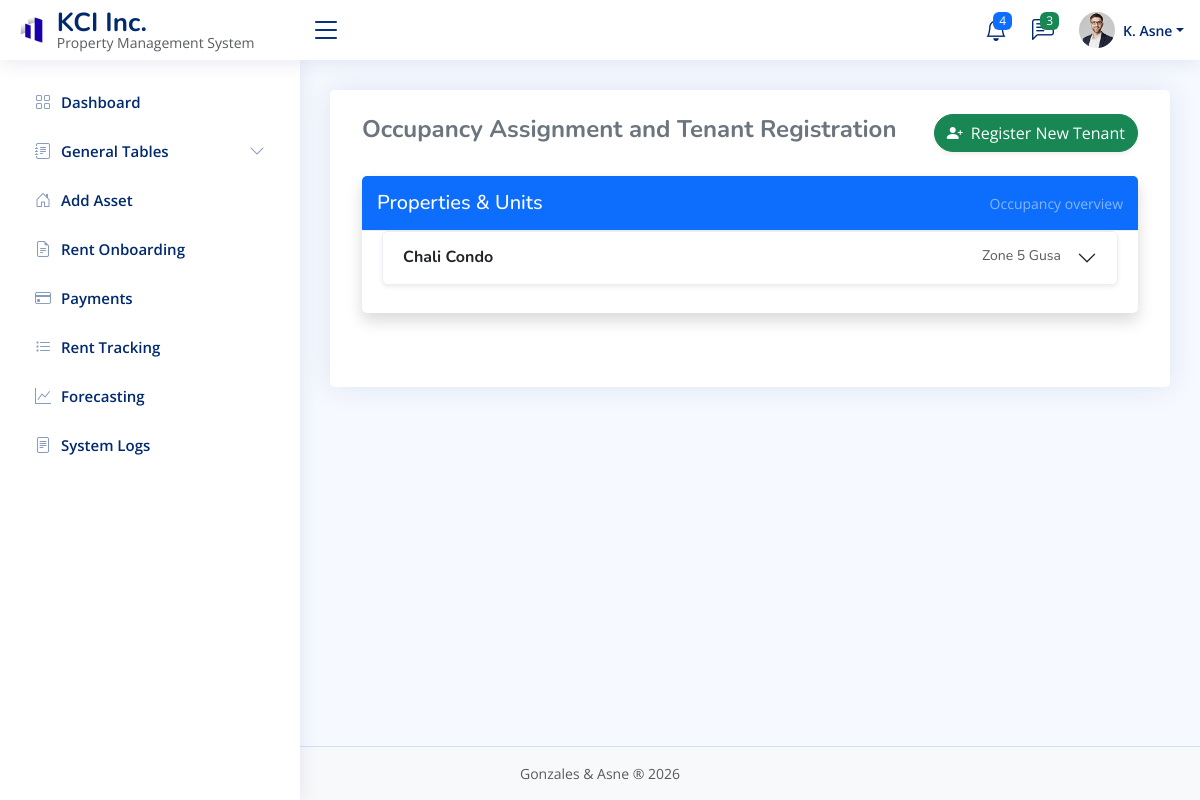
The app's page /admin.php?page=rent_onboarding, older data.
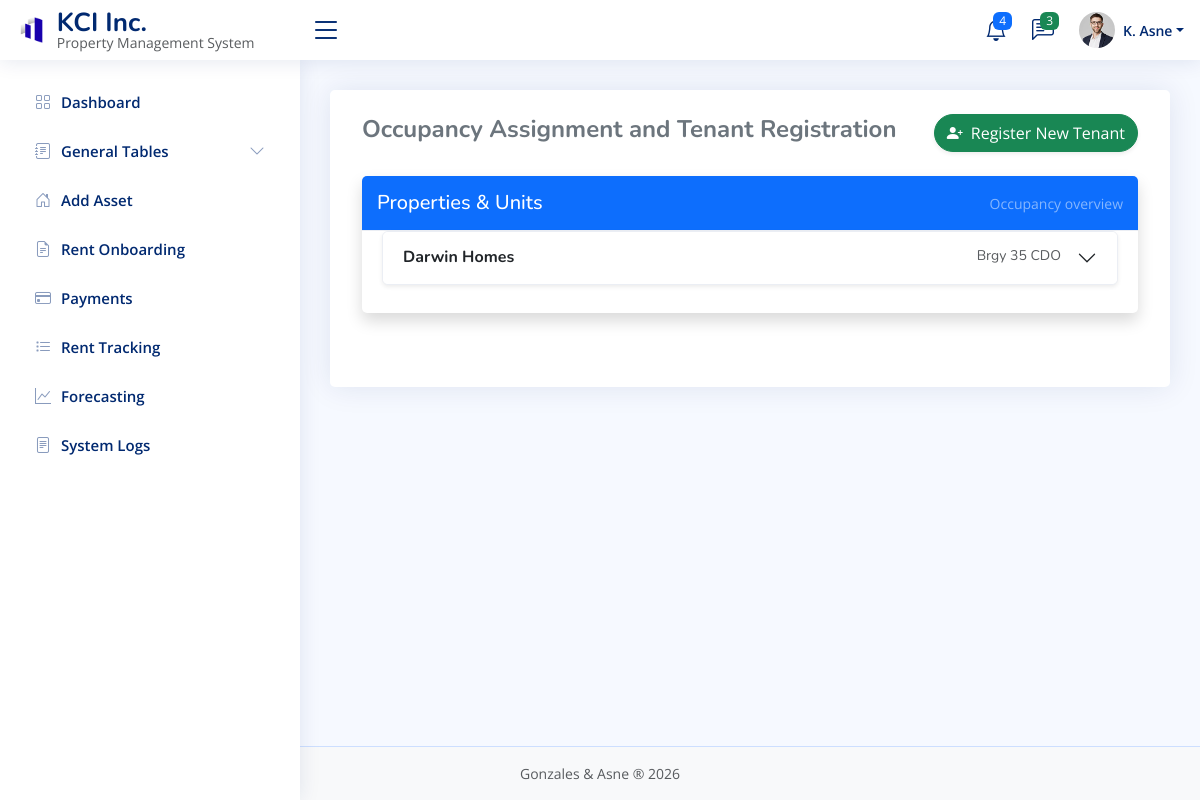
The same page, newer data.
### tables this page shows
CREATE TABLE `properties` (
  `property_id` int(11) NOT NULL,
  `user_id` int(11) NOT NULL,
  `property_name` varchar(100) DEFAULT NULL,
  `type` enum('Condominium','Boarding House','Rental Home') DEFAULT NULL,
  `address` varchar(255) DEFAULT NULL,
  `status` enum('available','unavailable','under maintenance','renovation') DEFAULT NULL,
  `created_at` timestamp NOT NULL DEFAULT current_timestamp(),
  `updated_at` timestamp NOT NULL DEFAULT current_timestamp() ON UPDATE current_timestamp()
);

### admin_modules/rent_onboarding.php (the view, shortened to what this page needs)
<?php
require_once "conn.php";
$properties = $conn->query("SELECT * FROM properties ORDER BY property_name ASC");
?>
<div class="container-fluid py-4">
    <div class="d-flex justify-content-between align-items-center mb-4">
        <h4 class="fw-bold text-secondary">Occupancy Assignment and Tenant Registration</h4>
        <button class="btn btn-success shadow-sm rounded-pill" data-bs-toggle="modal" data-bs-target="#regModal">
            <i class="bi bi-person-plus-fill me-1"></i> Register New Tenant
        </button>
    </div>
    <div class="card shadow">
        <div class="card-header bg-primary text-white d-flex justify-content-between align-items-center">
            <h5 class="mb-0">Properties & Units</h5>
            <small class="text-white-50">Occupancy overview</small>
        </div>
        <div class="card-body">
            <div class="accordion" id="propAccordion">
                <?php while ($p = $properties->fetch_assoc()): ?>
                    <div class="accordion-item mb-2 shadow-sm">
                        <h2 class="accordion-header">
                            <button class="accordion-button collapsed" type="button" data-bs-toggle="collapse"
                                data-bs-target="#collapse<?= $p['property_id'] ?>">
                                <div class="d-flex justify-content-between w-100 pe-3">
                                    <span>
                                        <strong><?= htmlspecialchars($p['property_name']) ?></strong>
                                    </span>
                                    <small class="text-muted"><?= htmlspecialchars($p['address']) ?></small>
                                </div>
                            </button>
                        </h2>
                    </div>
                <?php endwhile; ?>
            </div>
        </div>
    </div>
</div>

Row changes from the older to the newer data that the page shows:
removed properties: property_name "Chali Condo", address "Zone 5 Gusa"
added properties: property_name "Darwin Homes", address "Brgy 35 CDO"
